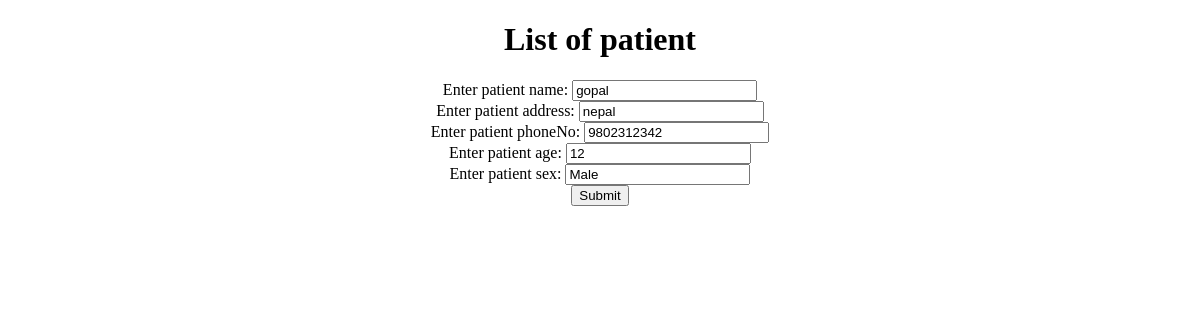
The page /update/3 on the database as committed earlier.
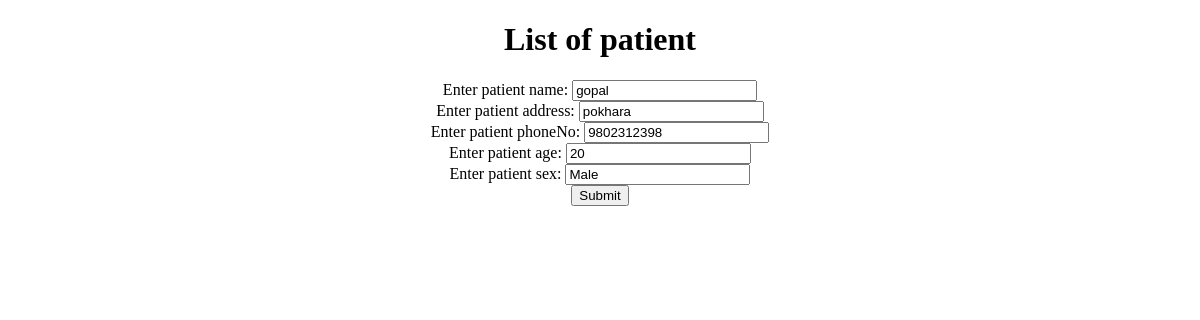
The same page on the database as committed later.
### Hospital/models.py (models this page shows, shortened)
class patient(models.Model):
    patientName = models.CharField(max_length=250)
    patientAddress = models.CharField(max_length=20)
    patientPhoneNo = models.IntegerField()
    patientAge = models.IntegerField()
    patientSex = models.CharField(max_length=20)

### Hospital/views.py (the view)
# urls.py: path('update/<int:ID>',view_patient_update),
def view_patient_update(request,ID):
    if request.method == "post":
        get_all = request.POST
        print(get_all)
        get_PatientName = request.POST['patient_PatientName']
        get_PatientAddress = request.POST['patient_Patientaddress']
        get_PatientPhoneNo = request.POST['patient_PatientphoneNo']
        get_PatientAge= request.POST['patient_Patientage']
        get_PatientSex = request.POST['patient_Patientsex']
        patient_obj = patient(patientName=get_PatientName, patientAddress= get_PatientAddress,patientPhoneNo=get_PatientPhoneNo,
        patientAge =get_PatientAge,patientSex=get_PatientSex )
        patient_obj.save()
        return redirect(view_patient_lists)
    else:
        print(ID)
        patient_obj = patient.objects.get(id=ID)
        context_variable={
            'patient':patient_obj
        }
        return render(request,"Patient/updatePatient.html",context_variable)

### Hospital/templates/Patient/updatePatient.html (shortened to what this page needs)
<!DOCTYPE html>
<html lang="en">
<head>
</head>
<body>
    {% block content %}
<center>
    <h1> List of patient</h1>
    {% for patient in patients %}
    patientName : {{patient.patientName}} <br>
    patientAddress: {{patient.patientAddress}} <br>
    patientPhoneNo: {{patient.patientPhoneNo}}<br>
    patientAge: {{patient.patientAge}}<br>
    patientSex: {{patient.patientSex}}<br>
</center>
{% empty %}
        <center>
            <form method="POST" action="">
                    Enter patient name:  <input type="text" name="patient_PatientName" value="{{patient.patientName}}"> <br>
                    Enter patient address: <input type="text" name="patient_Patientaddress" value="{{patient.patientAddress}}"> <br>
                    Enter patient phoneNo: <input type="text" name="patient_PatientphoneNo" value="{{patient.patientPhoneNo}}"> <br>
                    Enter patient age: <input type="text" name="patient_Patientage" value="{{patient.patientAge}}"> <br>
                    Enter patient sex: <input type="text" name="patient_Patientsex" value="{{patient.patientSex}}"> <br>
                <input type="submit" >
            </form>
        </center>
    {% endfor %}
{% endblock %}
</body>
</html>

Rows that differ between the two databases and show on the page:
changed patient "gopal": patient_Patientaddress "nepal" → "pokhara"; patient_PatientphoneNo "9802312342" → "9802312398"; patient_Patientage "12" → "20"
